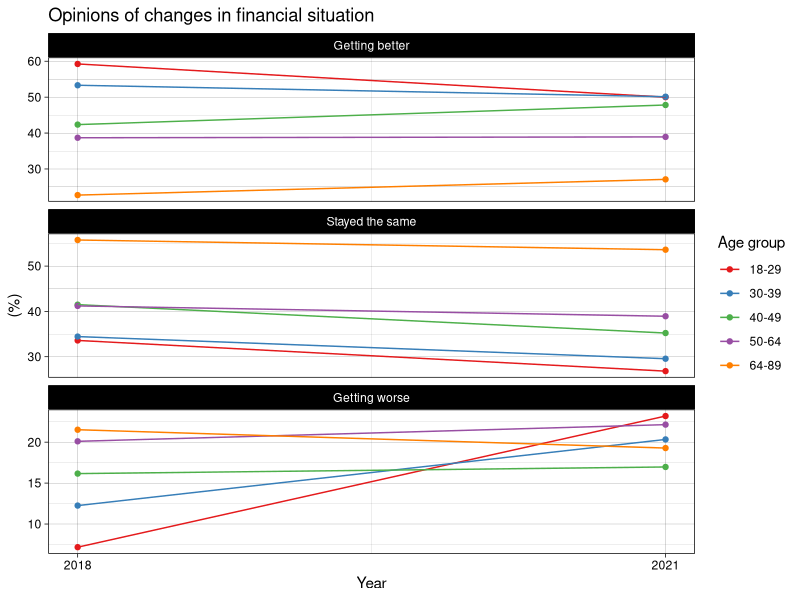
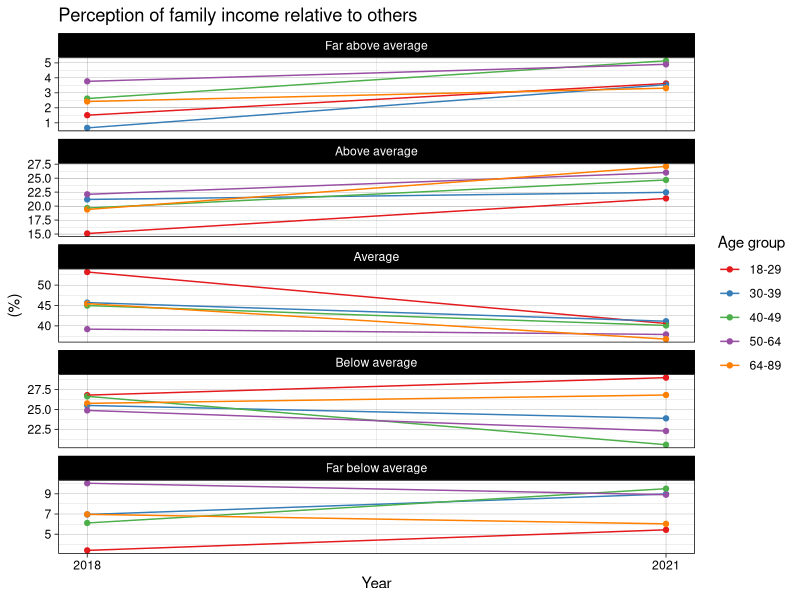
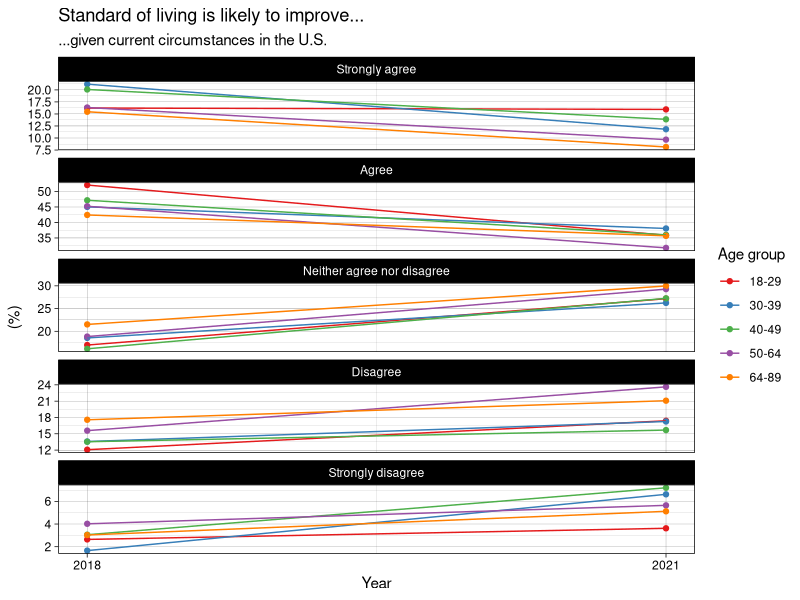
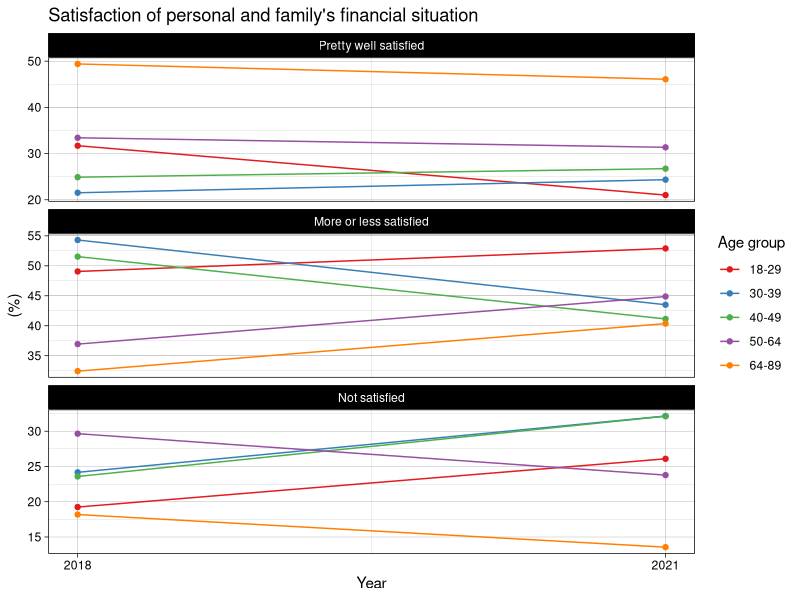

Recreate these plots in R, in order.
## ---- chunk 1
# hold figures in place solution (header_fix.tex) from  https://stackoverflow.com/a/33801326
knitr::opts_chunk$set(echo = FALSE, message = FALSE, warning = FALSE)
library(here)
library(tidyverse)
## ---- chunk 2
gss_data <- read_csv(here::here("inputs/data/gss_data.csv"))
## ---- chunk 3
# get proportion that each response represents, for corresponding age group and year
finalter <- gss_data %>% 
  drop_na() %>% 
  count(age, year, finalter) %>%
  group_by(age, year) %>%
  mutate(pct = (n / sum(n)) * 100)

# set levels of variable, so that it is ordered from best -> worst in facet_wrap
finalter <- finalter %>% 
  mutate(finalter = factor(finalter, levels = c('Getting better', 'Stayed the same', 'Getting worse')))

# plot the percentages, facet_wrap to separate plots by opinion
finalter %>% ggplot(aes(x = year, y = pct, colour = age)) + 
  geom_point() + 
  geom_line() +
  scale_x_continuous(breaks = c(2018, 2021)) +
  facet_wrap(~finalter, scales = 'free_y', ncol = 1) +
  labs(title = 'Opinions of changes in financial situation', x = 'Year', y = '(%)', color = 'Age group') + 
  theme(text = element_text(size = 10), plot.title = element_text(face = 'bold')) +
  theme_linedraw() + 
  scale_colour_brewer(palette = "Set1")
## ---- chunk 4
# get proportion that each response represents, for corresponding age group and year
finrela <- gss_data %>% 
  drop_na() %>% 
  count(age, year, finrela) %>%
  group_by(age, year) %>%
  mutate(pct = (n / sum(n)) * 100)

# set levels of variable, so that it is ordered from best -> worst in facet_wrap
finrela <- finrela %>% 
  mutate(finrela = factor(finrela, levels = c('Far above average', 
                                              'Above average', 
                                              'Average',
                                              'Below average',
                                              'Far below average')))

# plot the percentages, facet_wrap to separate plots by opinion
finrela %>% ggplot(aes(x = year, y = pct, colour = age)) + 
  geom_point() + 
  geom_line() +
  scale_x_continuous(breaks = c(2018, 2021)) +
  facet_wrap(~finrela, scales = 'free_y', ncol = 1) +
  labs(title = 'Perception of family income relative to others', x = 'Year', y = '(%)', color = 'Age group') + 
  theme(text = element_text(size = 10), plot.title = element_text(face = 'bold')) +
  theme_linedraw() + 
  scale_colour_brewer(palette = "Set1")
## ---- chunk 5
# get proportion that each response represents, for corresponding age group and year
goodlife <- gss_data %>% 
  drop_na() %>% 
  count(age, year, goodlife) %>%
  group_by(age, year) %>%
  mutate(pct = (n / sum(n)) * 100)

# set levels of variable, so that it is ordered from best -> worst in facet_wrap
goodlife <- goodlife %>% 
  mutate(goodlife = factor(goodlife, levels = c('Strongly agree', 
                                              'Agree', 
                                              'Neither agree nor disagree',
                                              'Disagree',
                                              'Strongly disagree')))

# plot the percentages, facet_wrap to separate plots by opinion
goodlife %>% ggplot(aes(x = year, y = pct, colour = age)) + 
  geom_point() + 
  geom_line() +
  scale_x_continuous(breaks = c(2018, 2021)) +
  facet_wrap(~goodlife, scales = 'free_y', ncol = 1) +
  labs(title = 'Standard of living is likely to improve...', subtitle = '...given current circumstances in the U.S.', x = 'Year', y = '(%)', color = 'Age group') + 
  theme(text = element_text(size = 10), plot.title = element_text(face = 'bold')) +
  theme_linedraw() + 
  scale_colour_brewer(palette = "Set1")
## ---- chunk 6
# get proportion that each response represents, for corresponding age group and year
satfin <- gss_data %>% 
  drop_na() %>% 
  count(age, year, satfin) %>%
  group_by(age, year) %>%
  mutate(pct = (n / sum(n)) * 100)

# set levels of variable, so that it is ordered from best -> worst in facet_wrap
satfin <- satfin %>% 
  mutate(satfin = factor(satfin, levels = c('Pretty well satisfied', 'More or less satisfied', 'Not satisfied')))

# plot the percentages, facet_wrap to separate plots by opinion
satfin %>% ggplot(aes(x = year, y = pct, colour = age)) + 
  geom_point() + 
  geom_line() +
  scale_x_continuous(breaks = c(2018, 2021)) +
  facet_wrap(~satfin, scales = 'free_y', ncol = 1) +
  labs(title = "Satisfaction of personal and family's financial situation", x = 'Year', y = '(%)', color = 'Age group') + 
  theme(text = element_text(size = 10), plot.title = element_text(face = 'bold')) +
  theme_linedraw() + 
  scale_colour_brewer(palette = "Set1")
